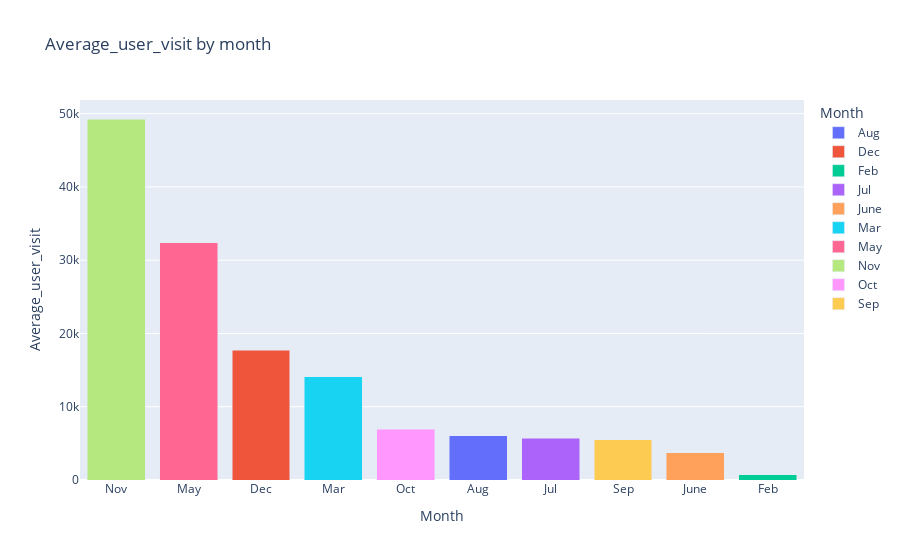

Notebook cell for this chart:
### Markdown cell above
## Average_user-visits vs Month

### Code cell
groupped = df.groupby(by='Month',as_index=False).sum()
fig = px.bar(groupped,x='Month' ,y='Average_user_visit',orientation='v',color='Month',title="Average_user_visit by month")
fig.update_layout(barmode='stack', xaxis={'categoryorder':'total descending'})
fig.show()

### Figure 1 — Plotly figure (JSON) as saved in the notebook; plotly's stock layout.template omitted (floating-point values rounded to 4 significant figures)
{"data": [{"alignmentgroup": "True", "hovertemplate": "Month=%{x}<br>Average_user_visit=%{y}<extra></extra>", "legendgroup": "Aug", "marker": {"color": "#636efa"}, "name": "Aug", "offsetgroup": "Aug", "orientation": "v", "showlegend": true, "textposition": "auto", "type": "bar", "x": ["Aug"], "xaxis": "x", "y": [6053.0], "yaxis": "y"}, {"alignmentgroup": "True", "hovertemplate": "Month=%{x}<br>Average_user_visit=%{y}<extra></extra>", "legendgroup": "Dec", "marker": {"color": "#EF553B"}, "name": "Dec", "offsetgroup": "Dec", "orientation": "v", "showlegend": true, "textposition": "auto", "type": "bar", "x": ["Dec"], "xaxis": "x", "y": [17670.0], "yaxis": "y"}, {"alignmentgroup": "True", "hovertemplate": "Month=%{x}<br>Average_user_visit=%{y}<extra></extra>", "legendgroup": "Feb", "marker": {"color": "#00cc96"}, "name": "Feb", "offsetgroup": "Feb", "orientation": "v", "showlegend": true, "textposition": "auto", "type": "bar", "x": ["Feb"], "xaxis": "x", "y": [724.7], "yaxis": "y"}, {"alignmentgroup": "True", "hovertemplate": "Month=%{x}<br>Average_user_visit=%{y}<extra></extra>", "legendgroup": "Jul", "marker": {"color": "#ab63fa"}, "name": "Jul", "offsetgroup": "Jul", "orientation": "v", "showlegend": true, "textposition": "auto", "type": "bar", "x": ["Jul"], "xaxis": "x", "y": [5666.0], "yaxis": "y"}, {"alignmentgroup": "True", "hovertemplate": "Month=%{x}<br>Average_user_visit=%{y}<extra></extra>", "legendgroup": "June", "marker": {"color": "#FFA15A"}, "name": "June", "offsetgroup": "June", "orientation": "v", "showlegend": true, "textposition": "auto", "type": "bar", "x": ["June"], "xaxis": "x", "y": [3735.0], "yaxis": "y"}, {"alignmentgroup": "True", "hovertemplate": "Month=%{x}<br>Average_user_visit=%{y}<extra></extra>", "legendgroup": "Mar", "marker": {"color": "#19d3f3"}, "name": "Mar", "offsetgroup": "Mar", "orientation": "v", "showlegend": true, "textposition": "auto", "type": "bar", "x": ["Mar"], "xaxis": "x", "y": [14060.0], "yaxis": "y"}, {"alignmentgroup": "True", "hovertemplate": "Month=%{x}<br>Average_user_visit=%{y}<extra></extra>", "legendgroup": "May", "marker": {"color": "#FF6692"}, "name": "May", "offsetgroup": "May", "orientation": "v", "showlegend": true, "textposition": "auto", "type": "bar", "x": ["May"], "xaxis": "x", "y": [32380.0], "yaxis": "y"}, {"alignmentgroup": "True", "hovertemplate": "Month=%{x}<br>Average_user_visit=%{y}<extra></extra>", "legendgroup": "Nov", "marker": {"color": "#B6E880"}, "name": "Nov", "offsetgroup": "Nov", "orientation": "v", "showlegend": true, "textposition": "auto", "type": "bar", "x": ["Nov"], "xaxis": "x", "y": [49270.0], "yaxis": "y"}, {"alignmentgroup": "True", "hovertemplate": "Month=%{x}<br>Average_user_visit=%{y}<extra></extra>", "legendgroup": "Oct", "marker": {"color": "#FF97FF"}, "name": "Oct", "offsetgroup": "Oct", "orientation": "v", "showlegend": true, "textposition": "auto", "type": "bar", "x": ["Oct"], "xaxis": "x", "y": [6913.0], "yaxis": "y"}, {"alignmentgroup": "True", "hovertemplate": "Month=%{x}<br>Average_user_visit=%{y}<extra></extra>", "legendgroup": "Sep", "marker": {"color": "#FECB52"}, "name": "Sep", "offsetgroup": "Sep", "orientation": "v", "showlegend": true, "textposition": "auto", "type": "bar", "x": ["Sep"], "xaxis": "x", "y": [5526.0], "yaxis": "y"}], "layout": {"barmode": "stack", "legend": {"title": {"text": "Month"}, "tracegroupgap": 0}, "title": {"text": "Average_user_visit by month"}, "xaxis": {"anchor": "y", "categoryarray": ["Aug", "Dec", "Feb", "Jul", "June", "Mar", "May", "Nov", "Oct", "Sep"], "categoryorder": "total descending", "domain": [0, 1], "title": {"text": "Month"}}, "yaxis": {"anchor": "x", "domain": [0, 1], "title": {"text": "Average_user_visit"}}}}
